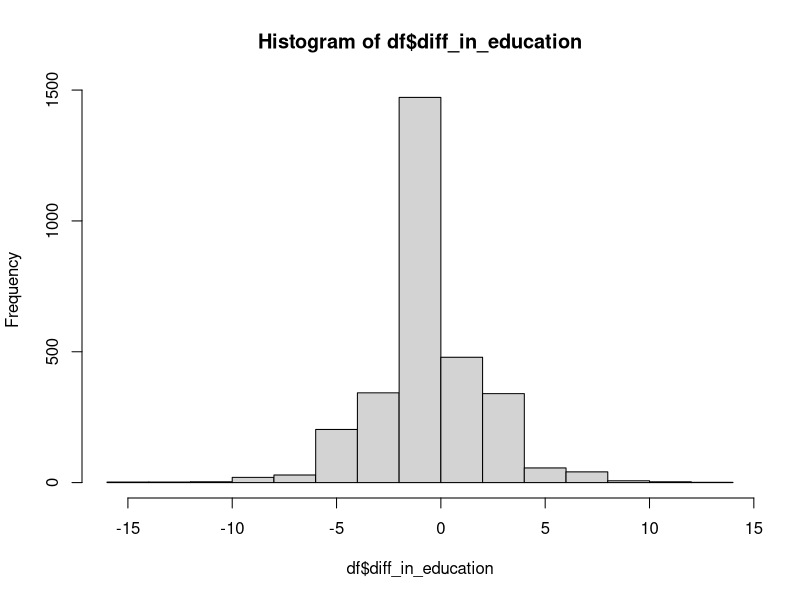
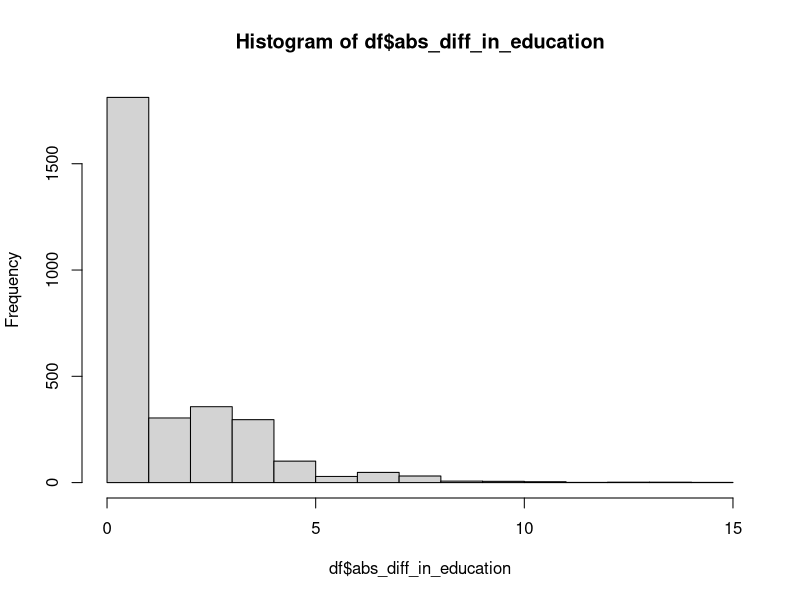
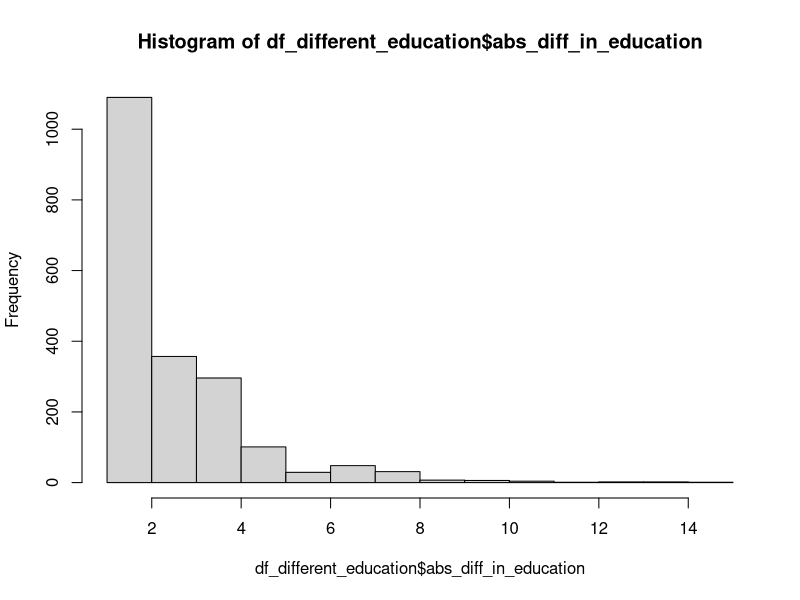
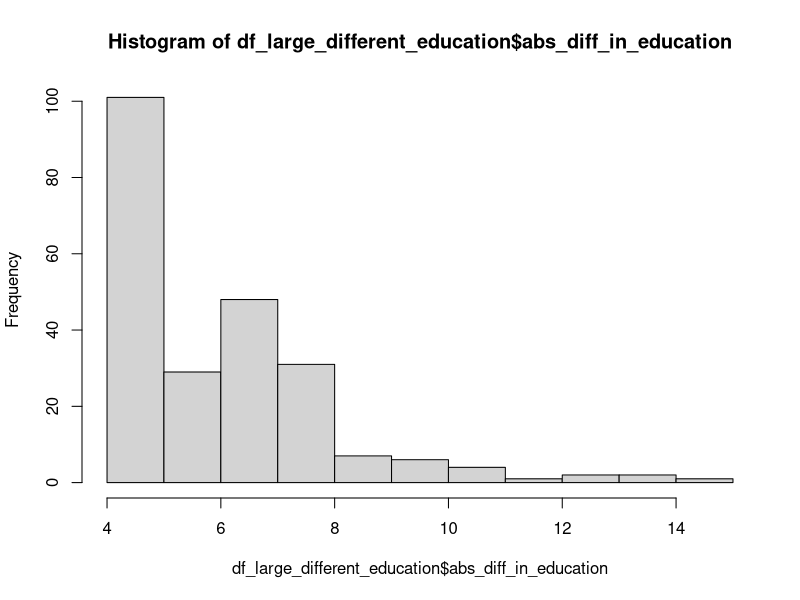
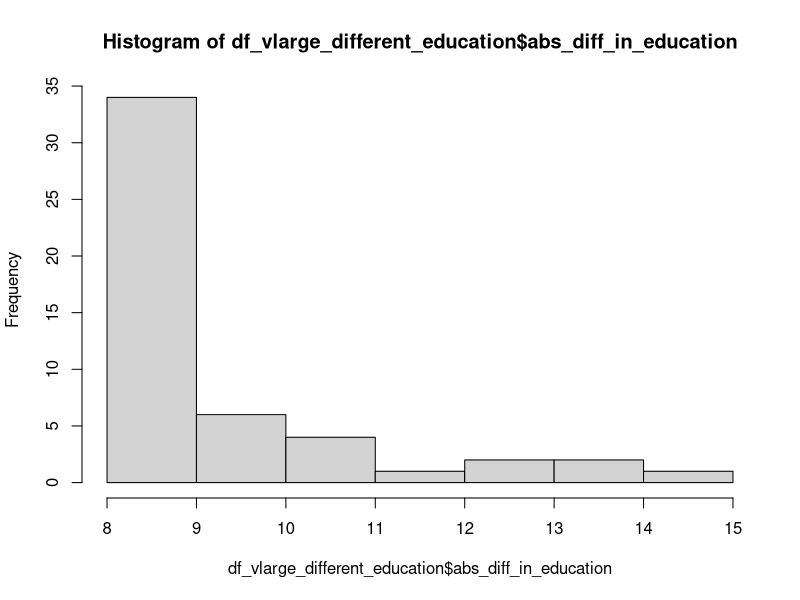
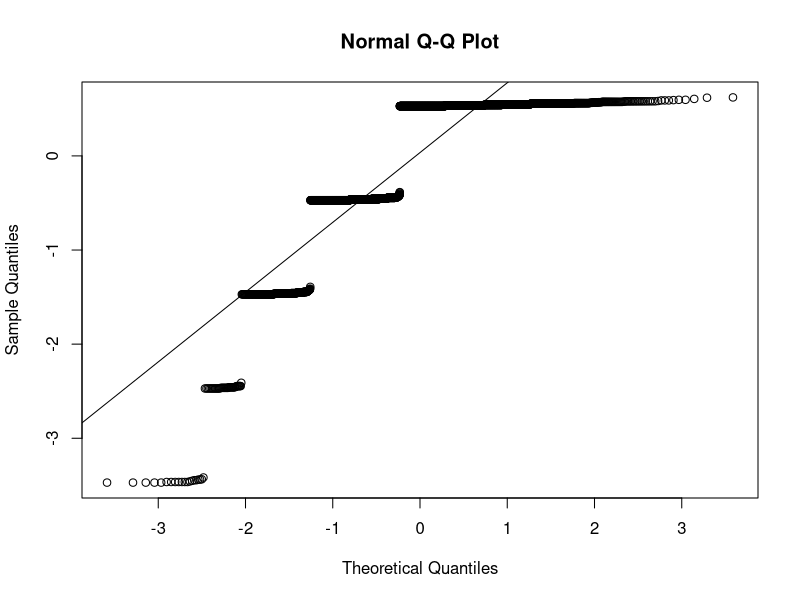
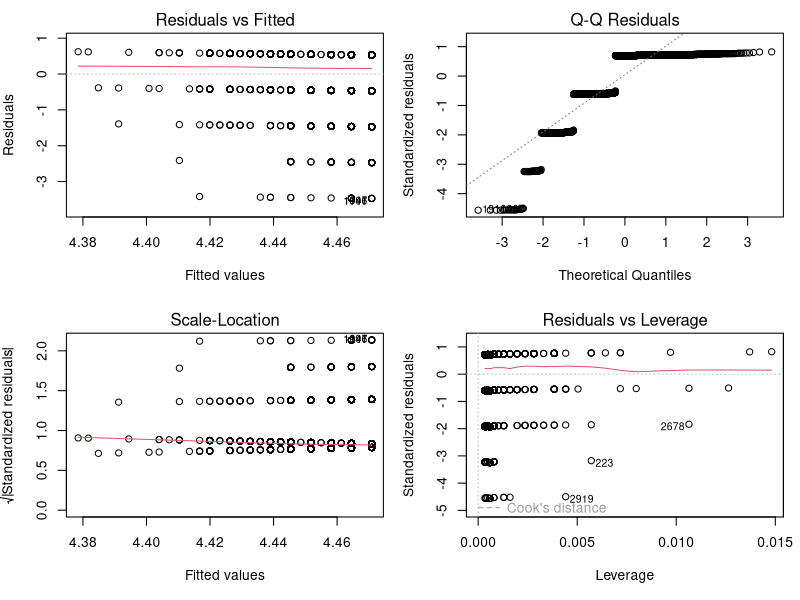

Here is the R script that generated these plots, in order:

rm(list = ls())

# Load in the raw rda file
df = read.csv("cleaned_df.csv")

hist(df$diff_in_education)
summary(df$diff_in_education)

df$relationship_val <- as.numeric(substr(df$RELATIONSHIP_QUALITY, 2, 2))

summary(lm(relationship_val ~ diff_in_education, data=df))

df$abs_diff_in_education = abs(df$diff_in_education)

hist(df$abs_diff_in_education)
summary(df$abs_diff_in_education)

summary(lm(relationship_val ~ abs_diff_in_education, data=df))



df_different_education <- df[df$abs_diff_in_education!=0.0,]


hist(df_different_education$abs_diff_in_education)
summary(df_different_education$abs_diff_in_education)

summary(lm(relationship_val ~ abs_diff_in_education, data=df_different_education))



df_large_different_education <- df[df$abs_diff_in_education > 4.0,]


hist(df_large_different_education$abs_diff_in_education)
summary(df_large_different_education$abs_diff_in_education)

summary(lm(relationship_val ~ abs_diff_in_education, data=df_large_different_education))



df_vlarge_different_education <- df[df$abs_diff_in_education >= 8.0,]


hist(df_vlarge_different_education$abs_diff_in_education)
summary(df_vlarge_different_education$abs_diff_in_education)

summary(lm(relationship_val ~ abs_diff_in_education, data=df_vlarge_different_education))






fit = lm(relationship_val ~ abs_diff_in_education, data=df)
qqnorm(fit$residuals)
qqline(fit$residuals)



par(mfrow=c(2,2),mar=c(5,4,2,1))
plot(fit)






summary(aov(relationship_val ~ factor(RESPONDENT_YRSED) + factor(PARTNER_YRSED), data=df))
summary(aov(relationship_val ~ factor(RESPONDENT_YRSED)*factor(PARTNER_YRSED), data=df))


## next steps create another column, large diff in education yes/no


df$large_4_diff_in_education <- ifelse(df$abs_diff_in_education >= 4.0, "large", "not large")


summary(aov(relationship_val ~ factor(large_4_diff_in_education), data=df))
